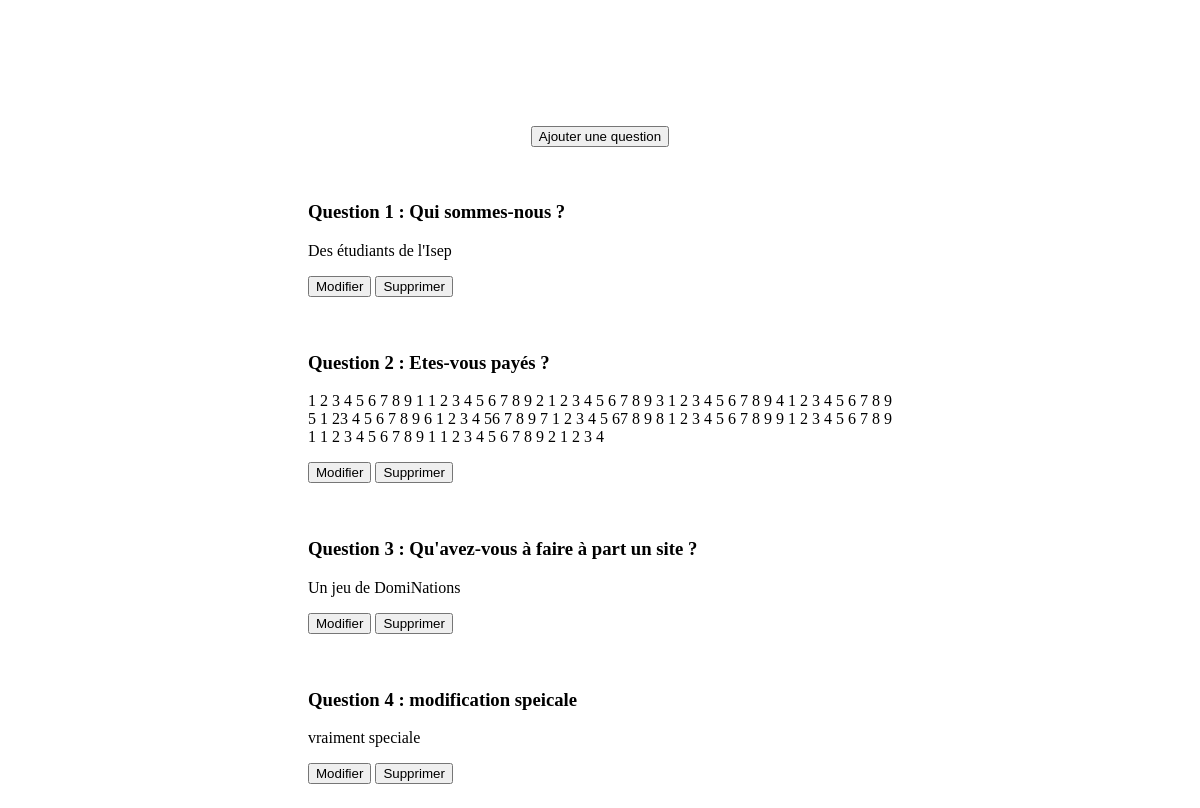
/bofaq.php, run on an earlier commit of the app's database.
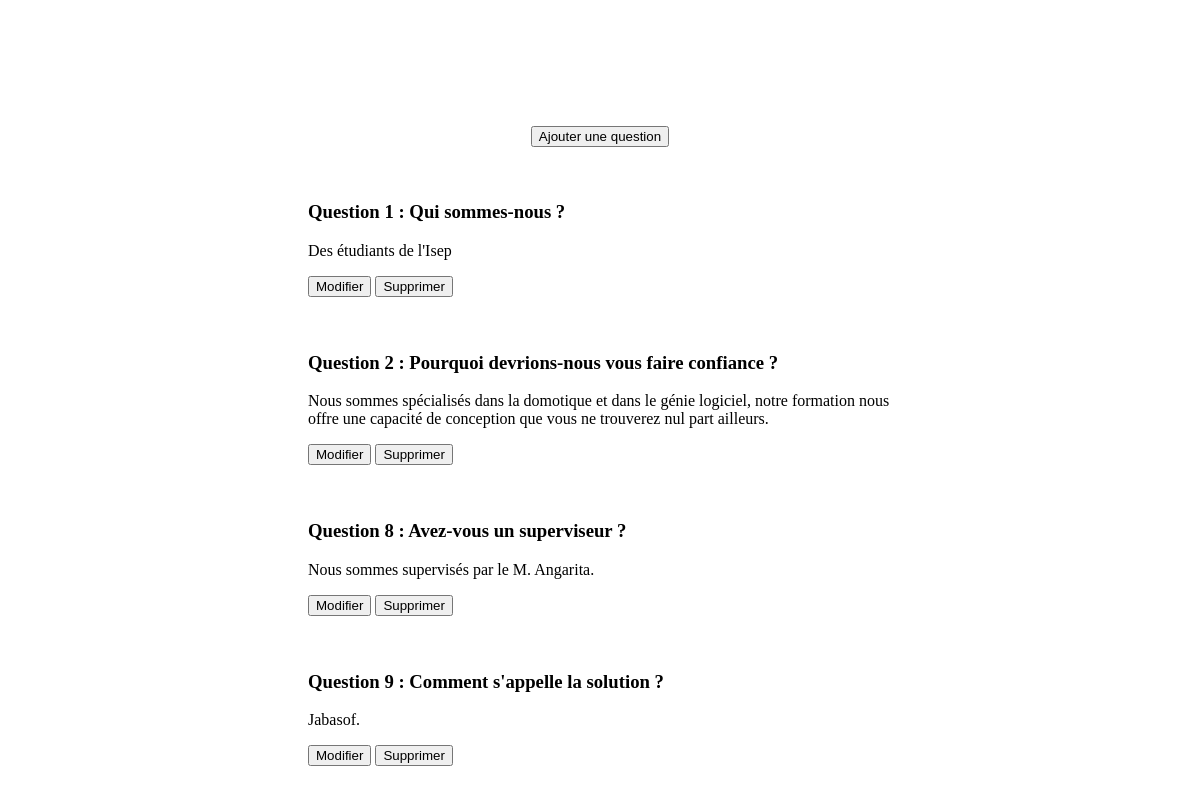
And on a later commit of the database.
### tables this page shows
CREATE TABLE IF NOT EXISTS `pagefaq` (
  `id` int(11) NOT NULL AUTO_INCREMENT,
  `question` text NOT NULL,
  `content` text NOT NULL,
  PRIMARY KEY (`id`)
);

### bofaq.php (the view, shortened to what this page needs)
<link rel="stylesheet" type="text/css" href="FAQ.css">
<center><h2 style="font-family:sans-serif; color: white; font-size: 50px;">Modifier la page FAQ</h2></center>
<form action="?page=addfaq" method="POST">
    <center><input type="submit" value="Ajouter une question"></center>
</form>
<?php
$bdd = new PDO('mysql:host=127.0.0.1;dbname=jabasof', 'root', '',array (PDO::MYSQL_ATTR_INIT_COMMAND => 'SET NAMES \'UTF8\''));
$getcontent = $bdd->query("SELECT * FROM `pagefaq`");
while($result=$getcontent->fetch()){
    echo
        '
    <div class="backoffice">
    <h3>Question ' . $result['id'] . ' : ' . $result['question'] . '</h3>
    <p>' . $result['content'] . ' </p>
    <form action="?page=editfaq&id=' . $result['id'] . '" method="post">
        <input type="submit" value="Modifier" />
    </form>
    <form action="?page=deletefaq&id=' . $result['id'] . '" method="post">
        <input type="submit" name="deletefaq" value="Supprimer" />
    </form>
</div>
'
    ;
}
?>

### FAQ.css (style rules this page uses)
input { z-index: 0; }
.backoffice { text-align: left; padding-top: 20px; padding-left: 300px ; padding-right: 300px ; }
.backoffice form { display : inline-block; }

What changed in the data, as far as the page shows it:
removed pagefaq: id "3", question "Qu'avez-vous à faire à part un site ?", content "Un jeu de DomiNations"
removed pagefaq: id "4", question "modification speicale", content "vraiment speciale"
changed pagefaq id 2: question "Etes-vous payés ?" → "Pourquoi devrions-nous vous faire confiance ?"; content "1 2 3 4 5 6 7 8 9 1 1 2 3 4 5 6 7 8 9 2 1 2 3 4 5 6 7 8 9 3 1 2 3 4 5 6 7 8 9 4 1 2 3 4 5 6 7 8 9 5 1 23 4 5 6 7 8 9 6 1 2 3 4 56 7 8 9 7 1 2 3 4 5 67 8 9 8 1 2 3 4 5 6 7 8 9 9 1 2 3 4 5 6 7 8 9 1 1 2 3 4 5 6 7 8 9 1 1 2 3 4 5 6 7 8 9 2 1 2 3 4" → "Nous sommes spécialisés dans la domotique et dans le génie logiciel, notre formation nous offre une capacité de conception que vous ne trouverez nul part ailleurs."
added pagefaq: id "8", question "Avez-vous un superviseur ?", content "Nous sommes supervisés par le M. Angarita."
added pagefaq: id "9", question "Comment s'appelle la solution ?", content "Jabasof."
